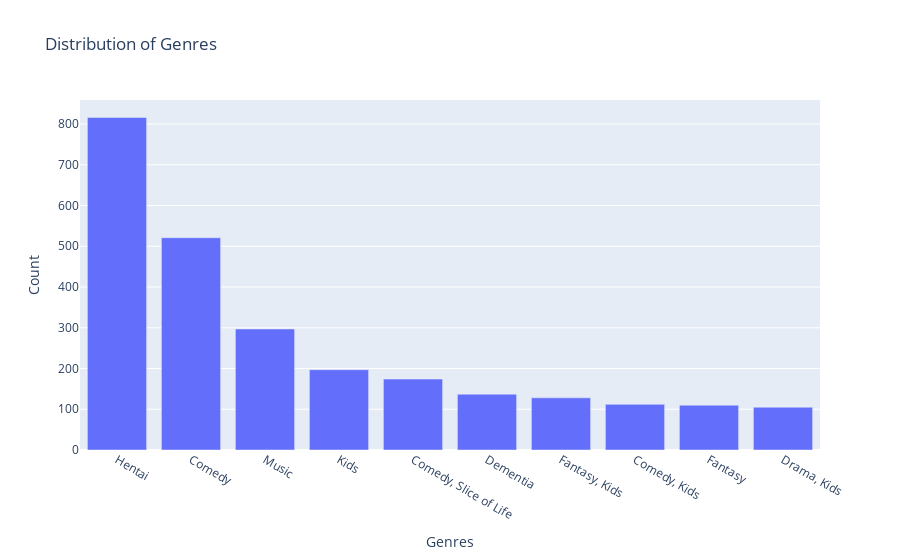

Source (notebook cell):
### Code cell
fig = px.bar(x=genre_counts.index, y=genre_counts.values,
             labels={'x': 'Genres', 'y': 'Count'},
             title='Distribution of Genres')
fig.update_layout(xaxis={'categoryorder':'total descending'},
                  xaxis_title='Genres', yaxis_title='Count')
fig.show()

### Figure 1 — Plotly figure (JSON) as saved in the notebook; plotly's stock layout.template omitted (floating-point values rounded to 4 significant figures)
{"data": [{"hovertemplate": "Genres=%{x}<br>Count=%{y}<extra></extra>", "legendgroup": "", "marker": {"color": "#636efa", "pattern": {"shape": ""}}, "name": "", "orientation": "v", "showlegend": false, "textposition": "auto", "type": "bar", "x": ["Hentai", "Comedy", "Music", "Kids", "Comedy, Slice of Life", "Dementia", "Fantasy, Kids", "Comedy, Kids", "Fantasy", "Drama, Kids"], "xaxis": "x", "y": [816, 521, 297, 197, 174, 137, 128, 112, 110, 105], "yaxis": "y"}], "layout": {"barmode": "relative", "legend": {"tracegroupgap": 0}, "title": {"text": "Distribution of Genres"}, "xaxis": {"anchor": "y", "categoryorder": "total descending", "domain": [0, 1], "title": {"text": "Genres"}}, "yaxis": {"anchor": "x", "domain": [0, 1], "title": {"text": "Count"}}}}
